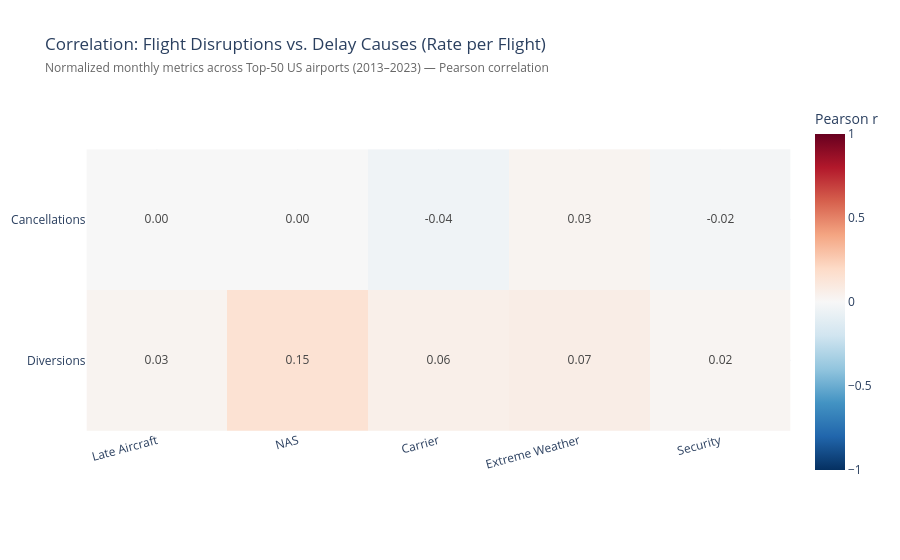

The cell this chart's notebook holds for it:
### Markdown cell above
## Correlation heatmap: correlation between the causes and the cancelled and diverted flights

### Code cell
# eliminating very small samples that could distort rate ratios
df_corr = df_top[df_top["arr_flights"] >= 50].copy()

# derive normalized rates per arriving flight, ct / arr_flights
metrics = {
    "Cancellations": df_corr["arr_cancelled"] / df_corr["arr_flights"],
    "Diversions": df_corr["arr_diverted"] / df_corr["arr_flights"],
    "Late Aircraft": df_corr["late_aircraft_ct"] / df_corr["arr_flights"],
    "NAS": df_corr["nas_ct"] / df_corr["arr_flights"],
    "Carrier": df_corr["carrier_ct"] / df_corr["arr_flights"],
    "Extreme Weather": df_corr["weather_ct"] / df_corr["arr_flights"],
    "Security": df_corr["security_ct"] / df_corr["arr_flights"],
}

df_rates = pd.DataFrame(metrics)

# Pearson correlation matrix
corr_matrix = df_rates.corr(method="pearson").round(2)

# Focus specifically on disruptions (rows) vs. the 5 delay causes (columns)
row_labels = ["Cancellations", "Diversions"]
col_labels = ["Late Aircraft", "NAS", "Carrier", "Extreme Weather", "Security"]

sub_corr = corr_matrix.loc[row_labels, col_labels]

# Heatmap with diverging color palette
fig = px.imshow(
    sub_corr,
    labels=dict(
        x="Delay Cause (Rate per Flight)",
        y="Disruption Type",
        color="Pearson r",
    ),
    x=col_labels,
    y=row_labels,
    color_continuous_scale="RdBu_r",  # blue = negative, white = 0, red = positive
    range_color=[-1, 1],
    text_auto=".2f",
    title="Correlation: Flight Disruptions vs. Delay Causes (Rate per Flight)</b><br>"
    "<span style='font-size: 12px; color: #666666;'>"
    "Normalized monthly metrics across Top-50 US airports (2013–2023) — Pearson correlation"
    "</span>",
)

fig.update_layout(
    template="plotly_white",
    xaxis=dict(title=None, tickangle=-15),
    yaxis=dict(title=None),
)

fig.show()

### Figure 1 — Plotly figure (JSON) as saved in the notebook; plotly's stock layout.template omitted (floating-point values rounded to 4 significant figures)
{"data": [{"coloraxis": "coloraxis", "hovertemplate": "Delay Cause (Rate per Flight): %{x}<br>Disruption Type: %{y}<br>Pearson r: %{z}<extra></extra>", "name": "0", "texttemplate": "%{z:.2f}", "type": "heatmap", "x": ["Late Aircraft", "NAS", "Carrier", "Extreme Weather", "Security"], "xaxis": "x", "y": ["Cancellations", "Diversions"], "yaxis": "y", "z": [[-0.0, -0.0, -0.04, 0.03, -0.02], [0.03, 0.15, 0.06, 0.07, 0.02]]}], "layout": {"coloraxis": {"autocolorscale": false, "cmax": 1, "cmin": -1, "colorbar": {"title": {"text": "Pearson r"}}, "colorscale": [[0, "rgb(5,48,97)"], [0.1, "rgb(33,102,172)"], [0.2, "rgb(67,147,195)"], [0.3, "rgb(146,197,222)"], [0.4, "rgb(209,229,240)"], [0.5, "rgb(247,247,247)"], [0.6, "rgb(253,219,199)"], [0.7, "rgb(244,165,130)"], [0.8, "rgb(214,96,77)"], [0.9, "rgb(178,24,43)"], [1, "rgb(103,0,31)"]]}, "title": {"text": "Correlation: Flight Disruptions vs. Delay Causes (Rate per Flight)</b><br><span style='font-size: 12px; color: #666666;'>Normalized monthly metrics across Top-50 US airports (2013–2023) — Pearson correlation</span>"}, "xaxis": {"anchor": "y", "constrain": "domain", "domain": [0, 1], "scaleanchor": "y", "tickangle": -15, "title": {}}, "yaxis": {"anchor": "x", "autorange": "reversed", "constrain": "domain", "domain": [0, 1], "title": {}}}}
